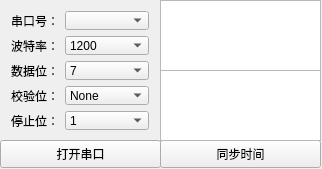
<?xml version="1.0" encoding="UTF-8"?>
<ui version="4.0">
 <class>MainWindow</class>
 <widget class="QMainWindow" name="MainWindow">
  <property name="geometry">
   <rect>
    <x>0</x>
    <y>0</y>
    <width>322</width>
    <height>169</height>
   </rect>
  </property>
  <property name="windowTitle">
   <string>MainWindow</string>
  </property>
  <widget class="QWidget" name="centralWidget">
   <widget class="QWidget" name="formLayoutWidget">
    <property name="geometry">
     <rect>
      <x>0</x>
      <y>0</y>
      <width>160</width>
      <height>141</height>
     </rect>
    </property>
    <layout class="QFormLayout" name="formLayout">
     <item row="0" column="0">
      <widget class="QLabel" name="label">
       <property name="text">
        <string>串口号：</string>
       </property>
      </widget>
     </item>
     <item row="0" column="1">
      <widget class="QComboBox" name="portcomboBox"/>
     </item>
     <item row="1" column="0">
      <widget class="QLabel" name="label_2">
       <property name="text">
        <string>波特率：</string>
       </property>
      </widget>
     </item>
     <item row="1" column="1">
      <widget class="QComboBox" name="baudcomboBox">
       <item>
        <property name="text">
         <string>1200</string>
        </property>
       </item>
       <item>
        <property name="text">
         <string>2400</string>
        </property>
       </item>
       <item>
        <property name="text">
         <string>4800</string>
        </property>
       </item>
       <item>
        <property name="text">
         <string>9600</string>
        </property>
       </item>
       <item>
        <property name="text">
         <string>19200</string>
        </property>
       </item>
       <item>
        <property name="text">
         <string>38400</string>
        </property>
       </item>
       <item>
        <property name="text">
         <string>57600</string>
        </property>
       </item>
       <item>
        <property name="text">
         <string>115200</string>
        </property>
       </item>
      </widget>
     </item>
     <item row="2" column="0">
      <widget class="QLabel" name="label_3">
       <property name="text">
        <string>数据位：</string>
       </property>
      </widget>
     </item>
     <item row="2" column="1">
      <widget class="QComboBox" name="databitscomboBox">
       <item>
        <property name="text">
         <string>7</string>
        </property>
       </item>
       <item>
        <property name="text">
         <string>8</string>
        </property>
       </item>
       <item>
        <property name="text">
         <string>9</string>
        </property>
       </item>
      </widget>
     </item>
     <item row="3" column="0">
      <widget class="QLabel" name="label_4">
       <property name="text">
        <string>校验位：</string>
       </property>
      </widget>
     </item>
     <item row="3" column="1">
      <widget class="QComboBox" name="paritycomboBox">
       <item>
        <property name="text">
         <string>None</string>
        </property>
       </item>
       <item>
        <property name="text">
         <string>Even</string>
        </property>
       </item>
       <item>
        <property name="text">
         <string>Odd</string>
        </property>
       </item>
       <item>
        <property name="text">
         <string>Mark</string>
        </property>
       </item>
       <item>
        <property name="text">
         <string>Space</string>
        </property>
       </item>
      </widget>
     </item>
     <item row="4" column="0">
      <widget class="QLabel" name="label_5">
       <property name="text">
        <string>停止位：</string>
       </property>
      </widget>
     </item>
     <item row="4" column="1">
      <widget class="QComboBox" name="stopbitcomboBox">
       <item>
        <property name="text">
         <string>1</string>
        </property>
       </item>
       <item>
        <property name="text">
         <string>1.5</string>
        </property>
       </item>
       <item>
        <property name="text">
         <string>2</string>
        </property>
       </item>
      </widget>
     </item>
    </layout>
   </widget>
   <widget class="QPushButton" name="pBOpenPort">
    <property name="geometry">
     <rect>
      <x>0</x>
      <y>140</y>
      <width>161</width>
      <height>28</height>
     </rect>
    </property>
    <property name="text">
     <string>打开串口</string>
    </property>
   </widget>
   <widget class="QPushButton" name="pBSetTime">
    <property name="geometry">
     <rect>
      <x>160</x>
      <y>140</y>
      <width>161</width>
      <height>28</height>
     </rect>
    </property>
    <property name="text">
     <string>同步时间</string>
    </property>
   </widget>
   <widget class="QTextEdit" name="textEditPrint">
    <property name="geometry">
     <rect>
      <x>160</x>
      <y>70</y>
      <width>161</width>
      <height>71</height>
     </rect>
    </property>
   </widget>
   <widget class="QTextEdit" name="textEditTimeDisplay">
    <property name="geometry">
     <rect>
      <x>160</x>
      <y>0</y>
      <width>161</width>
      <height>71</height>
     </rect>
    </property>
   </widget>
  </widget>
 </widget>
 <layoutdefault spacing="6" margin="11"/>
 <resources/>
 <connections/>
</ui>
